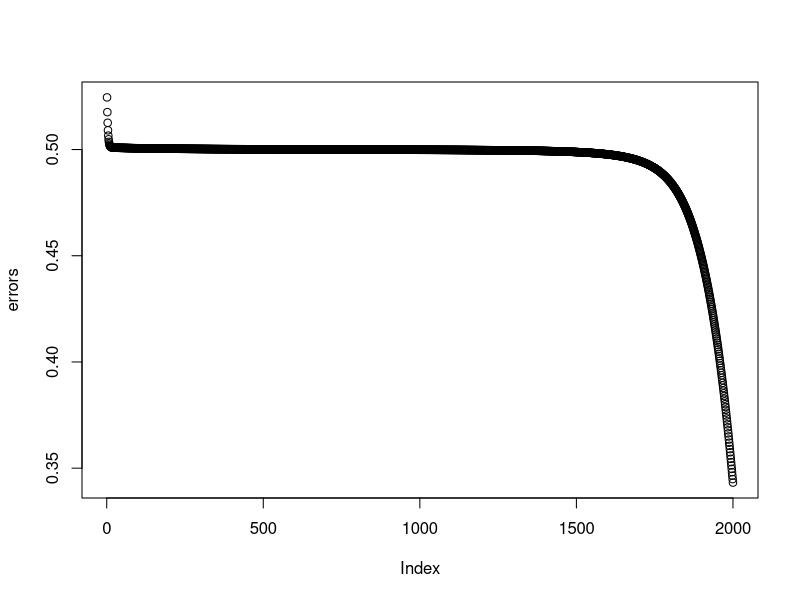

R code for this plot:
## Solve the XOR problem

## let's build a sigmoidal activation
g <- function(x) { 1 / (1+ exp(-x)) }

## be careful about interpreting gprime!!!
gprime <- function(x) { y <- g(x); y * (1 - y) }

#curve(g, xlim=c(-3, 3))
#curve(gprime, xlim=c(-3, 3))
bias = -1

epsilon = 0.5

data = matrix( c(0, 0, bias, 0,
                 0, 1, bias, 1,
                 1, 0, bias, 1,
                 1, 1, bias, 0), 4, 4, byrow=TRUE)

inputs = t(data[,1:3])
targets = data[,4]


I=2 #excluding bias
J=2 #eclusing bias
K=1

W1 = matrix(runif(J*(I+1)), J, I+1) #+1 for bias
W2 = matrix(runif(K*(J+1)), K, J+1)


z_j = matrix(0, J+1, 1)
delta_j = rep(0,J)

nepoch = 2000
errors = rep(0, nepoch)

for (epoch in 1:nepoch) {
  DW1 = matrix(0, J, I+1)
  DW2 = matrix(0, K, J+1)

  epoch_err = 0.0


  for (i in 1:ncol(inputs)) {
    ## forward activation
    z_i = inputs[,i,drop=FALSE] # keep as col vector
    t_k = targets[i]
    
    ## input to hidden
    x_j = W1 %*% z_i

    for (q in 1:J) {
      z_j[q] = g(x_j[q])
    }
    z_j[J+1] = bias
    

    ## hidden to output

    x_k = W2 %*% z_j
    z_k = g(x_k)

    error = sum(0.5 * (t_k - z_k)^2)

    epoch_err = epoch_err + error
    
    ## backward error propagation.
    delta_k = gprime(x_k) * (t_k - z_k)
    DW2 = DW2 + outer(as.vector(delta_k), as.vector(z_j))

    ## Now get deltas for hidden layer.
    for (q in 1:J) {
      delta_j[q] = gprime(x_j[q]) * delta_k[1] * W2[1,q]
    }
    
    DW1 = DW1 + outer( delta_j, as.vector(z_i))
  }

  

  ## end of an epoch.
  errors[epoch] = epoch_err
  if ((epoch %%50)==0) {
    print(epoch_err)
  }
  W2 = W2 + (epsilon*DW2)
  W1 = W1 + (epsilon*DW1)
  ##print(W1)
}

plot(errors)



print_activations <-  function() {

  z_j = matrix(0, J+1, 1)
  
  n_inputs = ncol(inputs)
  ncol = I + J + K
  activations = matrix(0, n_inputs, ncol)
  for (i in 1:n_inputs) {
    z_i = inputs[,i, drop=FALSE]
    x_j = W1 %*% z_i
    for (q in 1:J) {
      z_j[q] = g(x_j[q])
    }
    z_j[J+1] = bias

    x_k = W2 %*% z_j
    z_k = g(x_k)
    ##browser()
    activations[i,] = c( z_i[1:I], z_j[1:J], z_k)
  }
  activations
}
